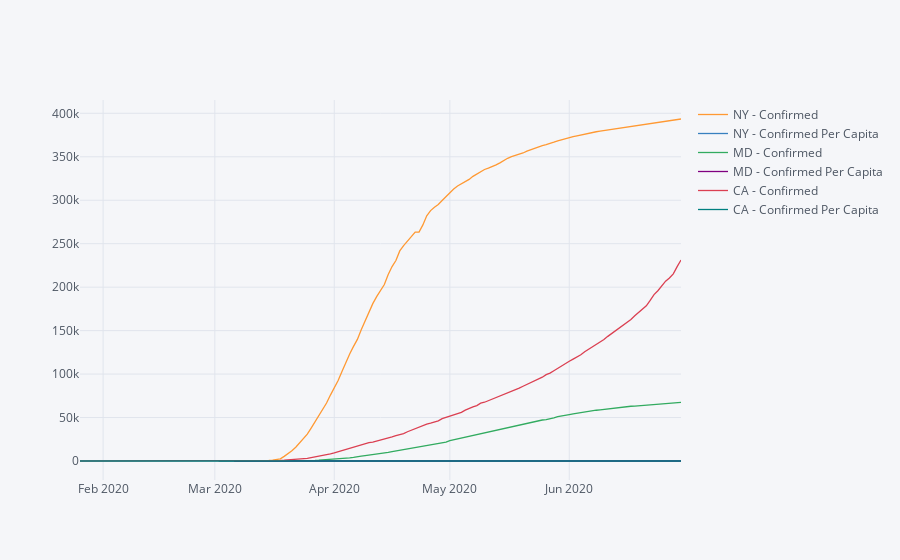

Notebook source saved alongside this figure:
### Code cell
## Plot concatenated dfs
pfig = plot_df.iplot()#theme='solar',asFigure=True)
pfig

### Figure 1 — Plotly figure (JSON) as saved in the notebook; plotly's stock layout.template omitted (floating-point values rounded to 4 significant figures; data arrays with more than 128 entries replaced by an {"elided": "..."} marker saying what was removed)
{"data": [{"line": {"color": "rgba(255, 153, 51, 1.0)", "dash": "solid", "shape": "linear", "width": 1.3}, "mode": "lines", "name": "NY - Confirmed", "text": "", "type": "scatter", "x": {"elided": "157 str values"}, "y": {"elided": "157 mixed values"}}, {"line": {"color": "rgba(55, 128, 191, 1.0)", "dash": "solid", "shape": "linear", "width": 1.3}, "mode": "lines", "name": "NY - Confirmed Per Capita", "text": "", "type": "scatter", "x": {"elided": "157 str values"}, "y": {"elided": "157 mixed values"}}, {"line": {"color": "rgba(50, 171, 96, 1.0)", "dash": "solid", "shape": "linear", "width": 1.3}, "mode": "lines", "name": "MD - Confirmed", "text": "", "type": "scatter", "x": {"elided": "157 str values"}, "y": {"elided": "157 mixed values"}}, {"line": {"color": "rgba(128, 0, 128, 1.0)", "dash": "solid", "shape": "linear", "width": 1.3}, "mode": "lines", "name": "MD - Confirmed Per Capita", "text": "", "type": "scatter", "x": {"elided": "157 str values"}, "y": {"elided": "157 mixed values"}}, {"line": {"color": "rgba(219, 64, 82, 1.0)", "dash": "solid", "shape": "linear", "width": 1.3}, "mode": "lines", "name": "CA - Confirmed", "text": "", "type": "scatter", "x": {"elided": "157 str values"}, "y": {"elided": "157 int values"}}, {"line": {"color": "rgba(0, 128, 128, 1.0)", "dash": "solid", "shape": "linear", "width": 1.3}, "mode": "lines", "name": "CA - Confirmed Per Capita", "text": "", "type": "scatter", "x": {"elided": "157 str values"}, "y": {"elided": "157 float values"}}], "layout": {"legend": {"bgcolor": "#F5F6F9", "font": {"color": "#4D5663"}}, "paper_bgcolor": "#F5F6F9", "plot_bgcolor": "#F5F6F9", "title": {"font": {"color": "#4D5663"}}, "xaxis": {"gridcolor": "#E1E5ED", "showgrid": true, "tickfont": {"color": "#4D5663"}, "title": {"font": {"color": "#4D5663"}, "text": ""}, "zerolinecolor": "#E1E5ED"}, "yaxis": {"gridcolor": "#E1E5ED", "showgrid": true, "tickfont": {"color": "#4D5663"}, "title": {"font": {"color": "#4D5663"}, "text": ""}, "zerolinecolor": "#E1E5ED"}}}
